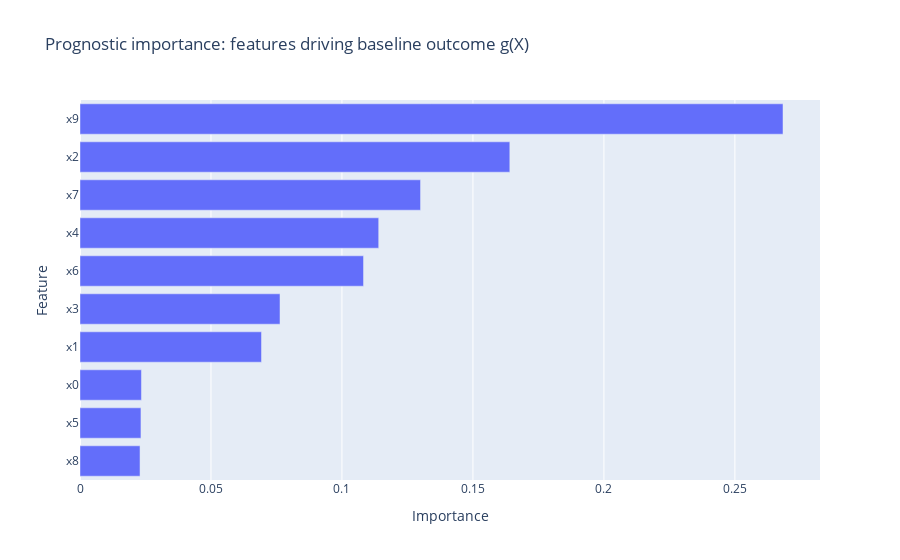
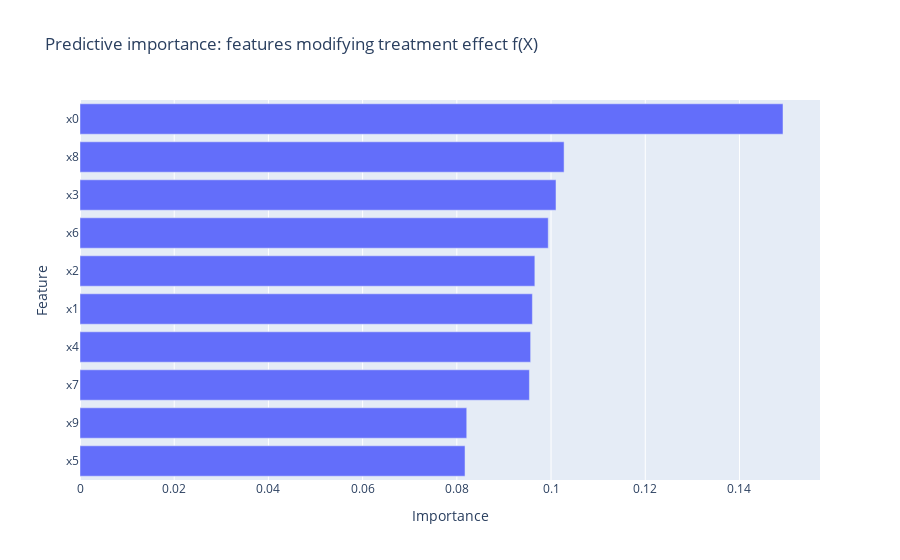

These figures' notebook cell, in order:
### Markdown cell above
# Separating Prognostic and Predictive Components <br>
In this section, we decompose the outcome into two distinct functions:

Prognostic function (g(X)) — captures how covariates influence the baseline outcome, regardless of treatment.

Predictive function (f(X)) — captures how covariates modify the treatment effect (treatment effect heterogeneity).

We fit the model:

Y=g(X)+T⋅f(X)+ε
where 
T is the treatment indicator. This separation allows us to identify which features are primarily associated with baseline risk and which act as moderators of the treatment effect. By interpreting each component separately, we gain a more transparent understanding of the drivers of both outcome levels and treatment effect variation.

### Code cell
# --- Decompose Y = g(X) + T * f(X) + ε (R-learner style) ---
# 0) Inputs
features = [c for c in df.columns if c.startswith("x")]
X = df[features].copy()
T = df["treatment"].astype(float).values
Y = df["outcome"].astype(float).values

# 1) Prognostic function g(X) ≈ E[Y|X]
g_model = XGBRegressor(
    n_estimators=400, max_depth=3, learning_rate=0.05,
    subsample=0.9, colsample_bytree=0.9, random_state=42
)
g_model.fit(X, Y)
g_hat = g_model.predict(X)

# --- Plot prognostic importances
prog_imp = pd.Series(g_model.feature_importances_, index=features).sort_values(ascending=False)
fig = px.bar(prog_imp.reset_index().rename(columns={"index":"Feature", 0:"Importance"}),
             x="Importance", y="Feature", orientation="h",
             title="Prognostic importance: features driving baseline outcome g(X)")
fig.update_layout(yaxis=dict(autorange="reversed"))
fig.show()

# 2) Propensity e(X) = P(T=1|X)
e_model = LogisticRegression(max_iter=1000)
e_model.fit(X, T)
e_hat = e_model.predict_proba(X)[:, 1]
e_hat = np.clip(e_hat, 1e-3, 1 - 1e-3)

# 3) Predictive function f(X): residual-on-residual regression (R-learner)
den = T - e_hat
wts = den**2
safe_den = np.where(np.abs(den) < 1e-3, np.sign(den)*1e-3, den)
target = (Y - g_hat) / safe_den

f_model = XGBRegressor(
    n_estimators=400, max_depth=3, learning_rate=0.05,
    subsample=0.9, colsample_bytree=0.9, random_state=42
)
f_model.fit(X, target, sample_weight=wts)
f_hat = f_model.predict(X)   # predictive component (CATE estimate)

# --- Plot predictive importances
pred_imp = pd.Series(f_model.feature_importances_, index=features).sort_values(ascending=False)
fig = px.bar(pred_imp.reset_index().rename(columns={"index":"Feature", 0:"Importance"}),
             x="Importance", y="Feature", orientation="h",
             title="Predictive importance: features modifying treatment effect f(X)")
fig.update_layout(yaxis=dict(autorange="reversed"))
fig.show()

# 4) Quick checks
print(f"Implied ATE from f(X): {np.mean(f_hat):.4f}")
if 'tau' in df.columns:
    print(f"True ATE: {df['tau'].mean():.4f}")
    from scipy.stats import pearsonr
    r, _ = pearsonr(f_hat, df['tau'])
    print(f"Corr(f_hat, true τ): {r:.3f}")

# (Optional) SHAP for directionality:
expl = shap.TreeExplainer(g_model); shap.summary_plot(expl.shap_values(X), X)  # for g(X)
expl2 = shap.TreeExplainer(f_model); shap.summary_plot(expl2.shap_values(X), X)  # for f(X)

### Figure 1 — Plotly figure (JSON) as saved in the notebook; plotly's stock layout.template omitted (floating-point values rounded to 4 significant figures)
{"data": [{"hovertemplate": "Importance=%{x}<br>Feature=%{y}<extra></extra>", "legendgroup": "", "marker": {"color": "#636efa", "pattern": {"shape": ""}}, "name": "", "orientation": "h", "showlegend": false, "textposition": "auto", "type": "bar", "x": [0.2684, 0.1641, 0.13, 0.114, 0.1082, 0.07635, 0.06929, 0.02345, 0.02327, 0.02292], "xaxis": "x", "y": ["x9", "x2", "x7", "x4", "x6", "x3", "x1", "x0", "x5", "x8"], "yaxis": "y"}], "layout": {"barmode": "relative", "legend": {"tracegroupgap": 0}, "title": {"text": "Prognostic importance: features driving baseline outcome g(X)"}, "xaxis": {"anchor": "y", "domain": [0, 1], "title": {"text": "Importance"}}, "yaxis": {"anchor": "x", "autorange": "reversed", "domain": [0, 1], "title": {"text": "Feature"}}}}

### Figure 2 — Plotly figure (JSON) as saved in the notebook; plotly's stock layout.template omitted (floating-point values rounded to 4 significant figures)
{"data": [{"hovertemplate": "Importance=%{x}<br>Feature=%{y}<extra></extra>", "legendgroup": "", "marker": {"color": "#636efa", "pattern": {"shape": ""}}, "name": "", "orientation": "h", "showlegend": false, "textposition": "auto", "type": "bar", "x": [0.1492, 0.1028, 0.1011, 0.09941, 0.09656, 0.09604, 0.09567, 0.09541, 0.0821, 0.08174], "xaxis": "x", "y": ["x0", "x8", "x3", "x6", "x2", "x1", "x4", "x7", "x9", "x5"], "yaxis": "y"}], "layout": {"barmode": "relative", "legend": {"tracegroupgap": 0}, "title": {"text": "Predictive importance: features modifying treatment effect f(X)"}, "xaxis": {"anchor": "y", "domain": [0, 1], "title": {"text": "Importance"}}, "yaxis": {"anchor": "x", "autorange": "reversed", "domain": [0, 1], "title": {"text": "Feature"}}}}
